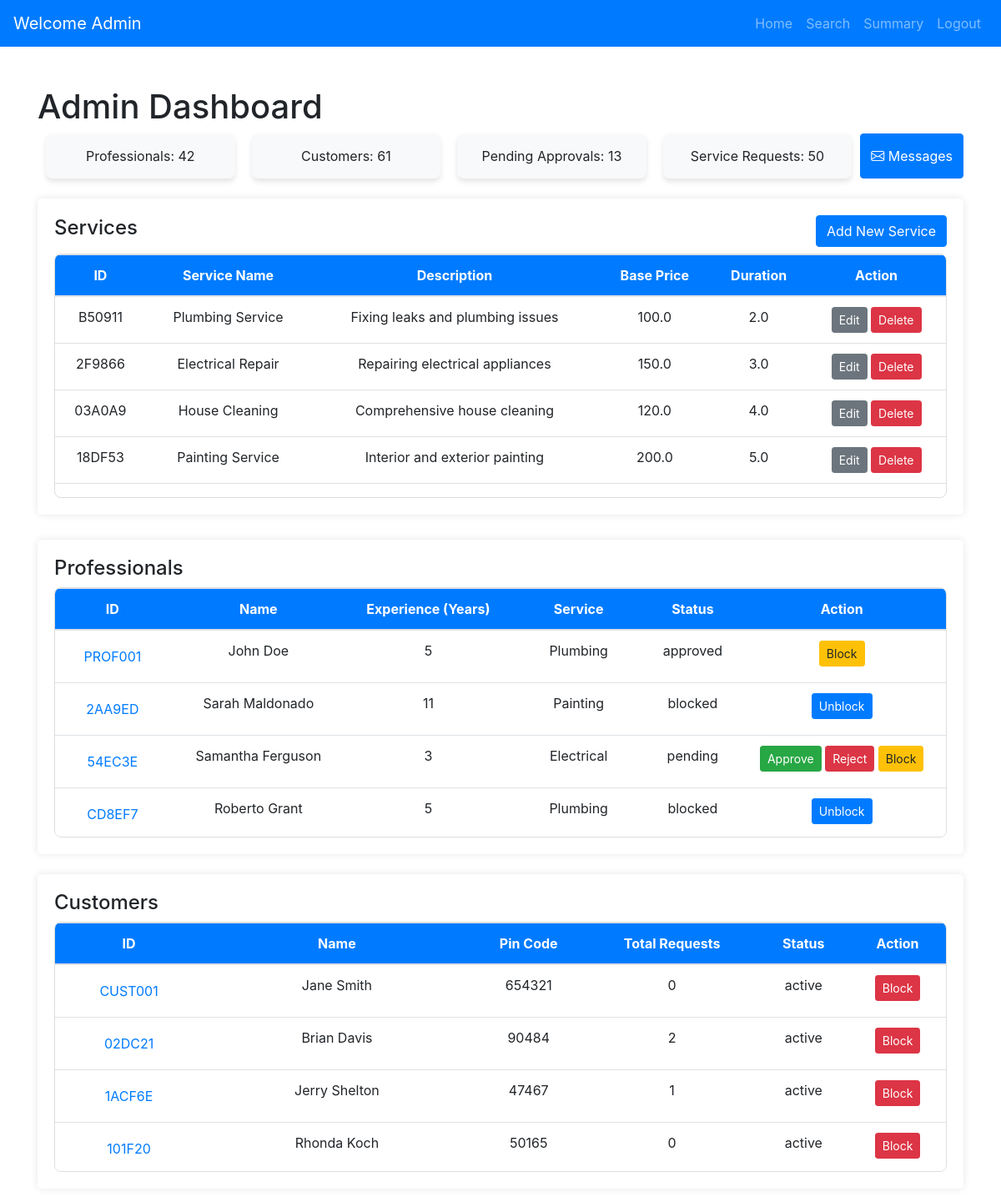
Before: /admin_dashboard (upper part) with the older database file.
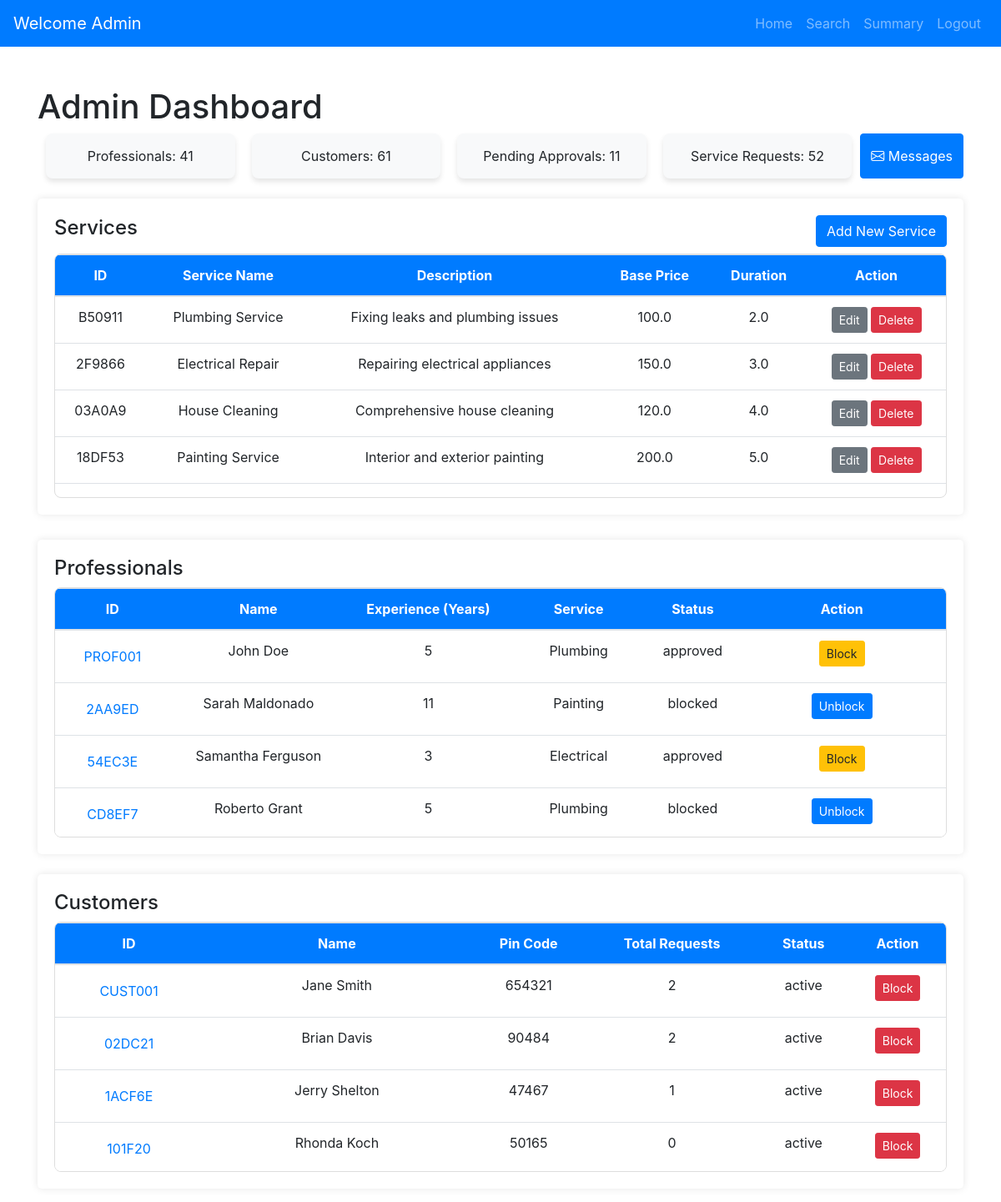
After: the same page with the newer database file.
### models.py (models this page shows, shortened)
class User(db.Model):
    __tablename__ = 'users'
    id = db.Column(db.String(6), primary_key=True, default=generate_unique_id, unique=True)
    name = db.Column(db.String(150), nullable=False)
    email = db.Column(db.String(150), unique=True, nullable=False)
    _password = db.Column("password", db.String(500), nullable=False)
    address = db.Column(db.String(300), nullable=True)
    pincode = db.Column(db.String(10), nullable=True)
    phone_number = db.Column(db.String(15), nullable=True)
    role = db.Column(db.String(50), nullable=False)  # Customer or Professional
    __mapper_args__ = {
    'polymorphic_identity': 'user',
    'polymorphic_on': role,  # This allows loading unknown roles without crashing
    }
    @property
    def password(self):
        raise AttributeError("Password is not readable!")
    @password.setter
    def password(self, password):
        self._password = generate_password_hash(password, method="pbkdf2:sha256")

class Professional(User):
    __tablename__ = 'professionals'
    id = db.Column(db.String(6), db.ForeignKey('users.id'), primary_key=True)
    service_type = db.Column(db.String(100), nullable=False)
    experience = db.Column(db.Integer, nullable=False)
    status = db.Column(db.String(50), default='pending')
    __mapper_args__ = {
        'polymorphic_identity': 'professional',
    }

class Customer(User):
    __tablename__ = 'customers'
    id = db.Column(db.String(6), db.ForeignKey('users.id'), primary_key=True)
    status = db.Column(db.String(50), default='active')
    __mapper_args__ = {
        'polymorphic_identity': 'customer',
    }
    @hybrid_property
    def total_requests(self):
        return len(self.requests)

class User(db.Model):
    __tablename__ = 'users'
    id = db.Column(db.String(6), primary_key=True, default=generate_unique_id, unique=True)
    name = db.Column(db.String(150), nullable=False)
    email = db.Column(db.String(150), unique=True, nullable=False)
    _password = db.Column("password", db.String(500), nullable=False)
    address = db.Column(db.String(300), nullable=True)
    pincode = db.Column(db.String(10), nullable=True)
    phone_number = db.Column(db.String(15), nullable=True)
    role = db.Column(db.String(50), nullable=False)  # Customer or Professional
    __mapper_args__ = {
    'polymorphic_identity': 'user',
    'polymorphic_on': role,  # This allows loading unknown roles without crashing
    }
    @property
    def password(self):
        raise AttributeError("Password is not readable!")
    @password.setter
    def password(self, password):
        self._password = generate_password_hash(password, method="pbkdf2:sha256")

### app.py (the view, shortened to what this page needs)
@app.route('/admin_dashboard', methods=['GET', 'POST'])
def admin_dashboard():
    professionals = Professional.query.all()
    customers = Customer.query.all()
    services = Service.query.all()
    notifications = Notification.query.order_by(Notification.timestamp.desc()).all()
    unread_count = sum(1 for notification in notifications if not notification.is_read)
    requests = Request.query.all()
    grouped_requests = {
        "requested": [r for r in requests if r.status == "requested"],
        "closed": [r for r in requests if r.status == "closed"],
        "accepted": [
            r for r in requests if r.status in {"accepted", "in progress", "review pending", "pending", "assigned"}
        ],
    }
    total_professionals = len(professionals)
    total_customers = len(customers)
    total_requests = len(requests)
    pending_approvals = len([p for p in professionals if p.status == "pending"])
    professional = None
    return render_template(
        "admin/admin_dashboard.html",
        professionals=professionals,
        customers=customers,
        services=services,
        requests=requests,
        grouped_requests=grouped_requests,
        total_professionals=total_professionals,
        total_customers=total_customers,
        total_requests=total_requests,
        pending_approvals=pending_approvals,
        professional=professional,
        notifications=notifications,
        unread_count=unread_count
    )

### templates/admin/admin_dashboard.html (shortened to what the changed rows need)
<!DOCTYPE html>
<html lang="en">
<head>
    <link href="https://stackpath.bootstrapcdn.com/bootstrap/4.5.2/css/bootstrap.min.css" rel="stylesheet">
    <link href="https://cdnjs.cloudflare.com/ajax/libs/bootstrap-icons/1.5.0/font/bootstrap-icons.min.css" rel="stylesheet">
</head>
<body>
    {% extends 'base.html' %}
    {% block navbar %}
        {% include 'navbars/admin_navbar.html' %}
    {% endblock %}
    {% block content %}
    <div class="container mt-5">
        <h1>Admin Dashboard</h1>
        <div class="dashboard-stats mb-4">
            <div class="stat-box">Professionals: {{ total_professionals }}</div>
            <div class="stat-box">Customers: {{ total_customers }}</div>
            <div class="stat-box">Pending Approvals: {{ pending_approvals }}</div>
            <div class="stat-box">Service Requests: {{ total_requests }}</div>
            <button type="button" class="btn btn-primary" data-toggle="modal" data-target="#messageBoxModal">
                <i class="bi bi-envelope"></i> Messages
            </button>
        </div>
        <div class="container-box">
            <div class="table-container">
                <table class="table table-hover">
                    <thead>
                        <tr>
                            <th>ID</th>
                            <th>Service Name</th>
                            <th>Description</th>
                            <th>Base Price</th>
                            <th>Duration</th>
                            <th>Action</th>
                        </tr>
                    </thead>
                </table>
            </div>
        </div>
         <div class="container-box mb-4">
            <div class="table-container">
                <table class="table table-hover">
                    <thead>
                        <tr>
                            <th>ID</th>
                            <th>Name</th>
                            <th>Experience (Years)</th>
                            <th>Service</th>
                            <th>Status</th>
                            <th>Action</th>
                        </tr>
                    </thead>
                    <tbody>
                        {% for professional in professionals %}
                        <tr>
                            <td>
                                <form method="GET" action="{{ url_for('show_professional_details') }}">
                                    <button type="submit" class="btn btn-link">{{ professional.id }}</button>
                                </form>
                            </td>
                            <td>{{ professional.name }}</td>
                            <td>{{ professional.experience }}</td>
                            <td>{{ professional.service_type }}</td>
                            <td>{{ professional.status }}</td>
                            <td>
                                {% if professional.status == 'pending' %}
<form method="POST" action="{{ url_for('approve_professional', id=professional.id) }}" style="display:inline;">
    <button type="submit" class="btn btn-success btn-sm">Approve</button>
</form>
<form method="POST" action="{{ url_for('reject_professional', id=professional.id) }}" style="display:inline;">
    <button type="submit" class="btn btn-danger btn-sm">Reject</button>
</form>
<form method="POST" action="{{ url_for('block_professional', id=professional.id) }}" style="display:inline;">
    <button type="submit" class="btn btn-warning btn-sm">Block</button>
</form>
{% elif professional.status == 'approved' %}
<form method="POST" action="{{ url_for('block_professional', id=professional.id) }}" style="display:inline;">
    <button type="submit" class="btn btn-warning btn-sm">Block</button>
</form>
{% elif professional.status == 'blocked' %}
<form method="POST" action="{{ url_for('unblock_user', id=professional.id) }}" style="display:inline;">
    <input type="hidden" name="csrf_token" value="{{ csrf_token() }}">
    <button type="submit" class="btn btn-primary btn-sm">Unblock</button>
</form>
{% endif %}
                            </td>
                        </tr>
                        {% endfor %}
                    </tbody>
                </table>
            </div>
        </div>
        <div class="container-box">
            <div class="table-container">
                <table class="table table-hover">
                    <thead>
                        <tr>
                            <th>ID</th>
                            <th>Name</th>
                            <th>Pin Code</th>
                            <th>Total Requests</th>
                            <th>Status</th>
                            <th>Action</th>
                        </tr>
                    </thead>
                    <tbody>
                        {% for customer in customers %}
                        <tr>
                            <td>
                                <form method="GET" action="{{ url_for('show_customer_details') }}">
                                    <button type="submit" class="btn btn-link">{{ customer.id }}</button>
                                </form>
                            </td>
                            <td>{{ customer.name }}</td>
                            <td>{{ customer.pincode }}</td>
                            <td>{{ customer.total_requests }}</td>
                            <td>{{ customer.status }}</td>
                            <td>
                                {% if customer.status == 'active' %}
                                <form method="POST" action="{{ url_for('block_customer', id=customer.id) }}" style="display:inline;">
                                    <button type="submit" class="btn btn-danger btn-sm">Block</button>
                                </form>
                                {% elif customer.status == 'blocked' %}
                                <form method="POST" action="{{ url_for('unblock_customer', id=customer.id) }}" style="display:inline;">
                                    <input type="hidden" name="csrf_token" value="{{ csrf_token() }}">
                                    <button type="submit" class="btn btn-primary btn-sm">Unblock</button>
                                </form>
                                {% endif %}
                            </td>
                        </tr>
                        {% endfor %}
                    </tbody>
                </table>
            </div>
        </div>
    </div>
    {% include 'admin/add_service.html' %}
    {% include 'admin/edit_service.html' %}
    {% include 'admin/messages.html' %}
    {% endblock %}

Changed rows visible on the page:
changed Professional "54EC3E": status "pending" → "approved"; no longer shows "Approve Reject"
computed for Customer "CUST001": total_requests "0" → "2"
Other visible differences:
{{ total_professionals }}: "42" → "41"
{{ pending_approvals }}: "13" → "11"
{{ total_requests }}: "50" → "52"
